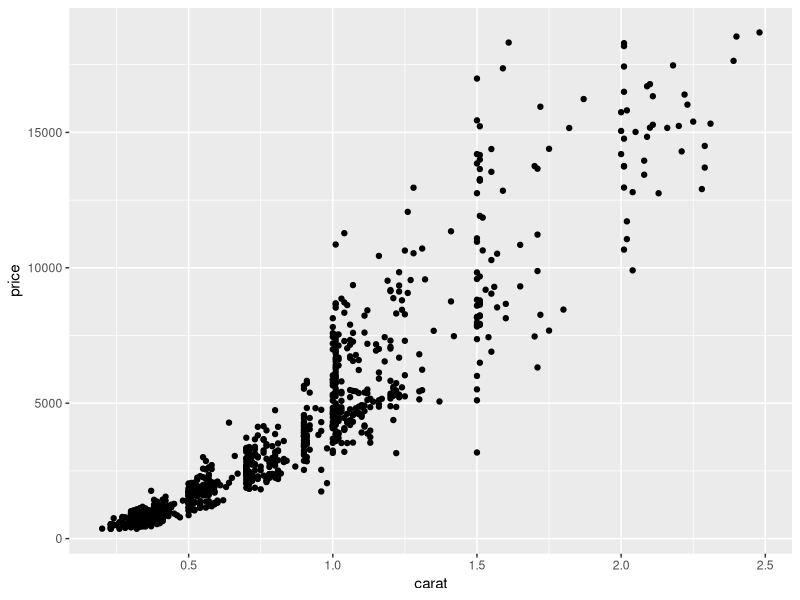
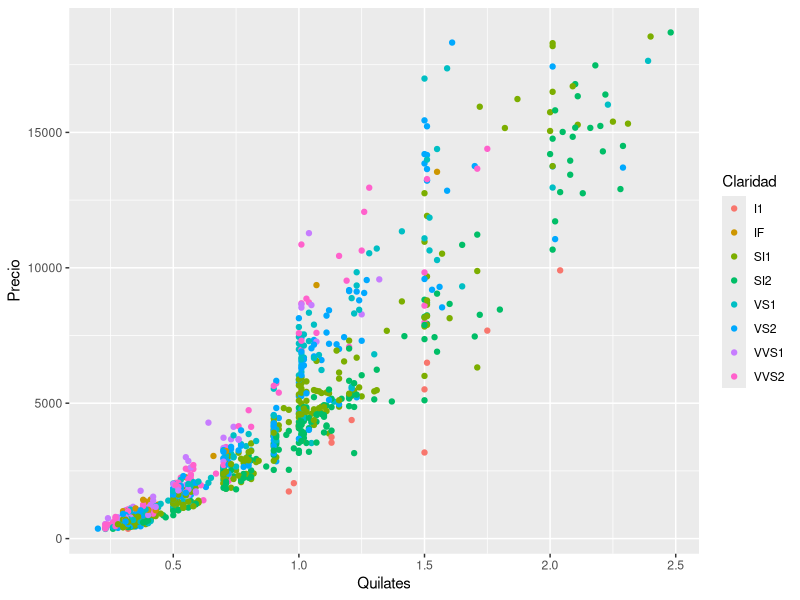
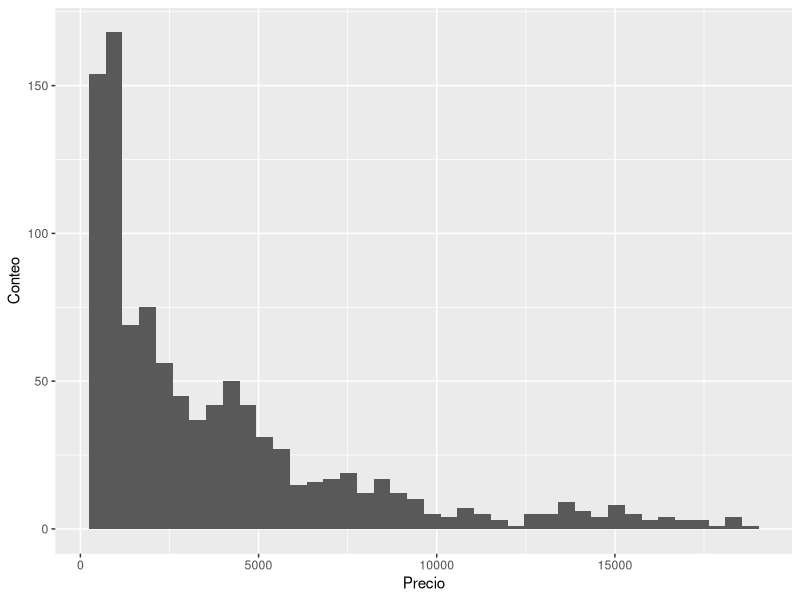
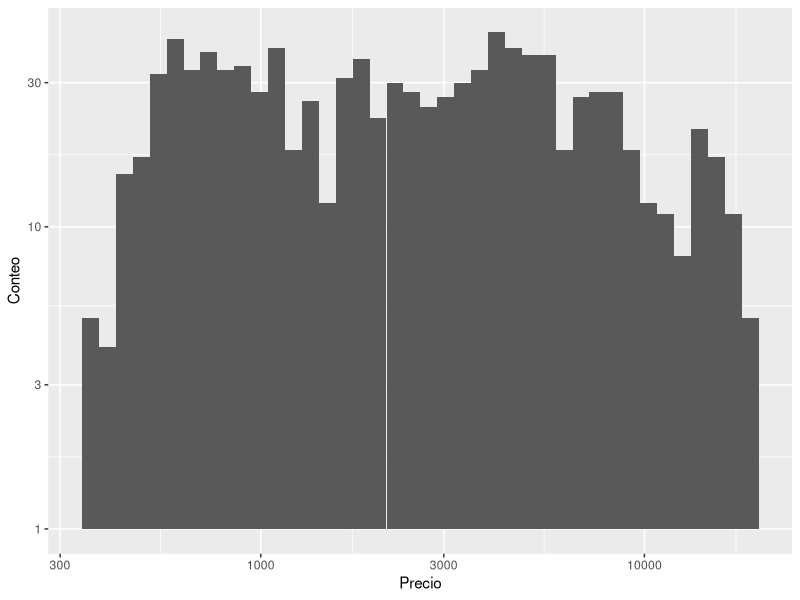
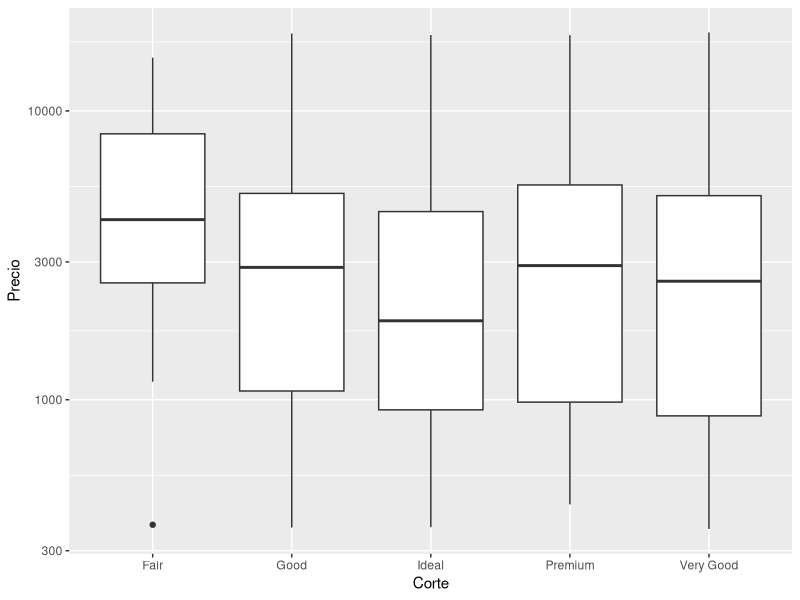
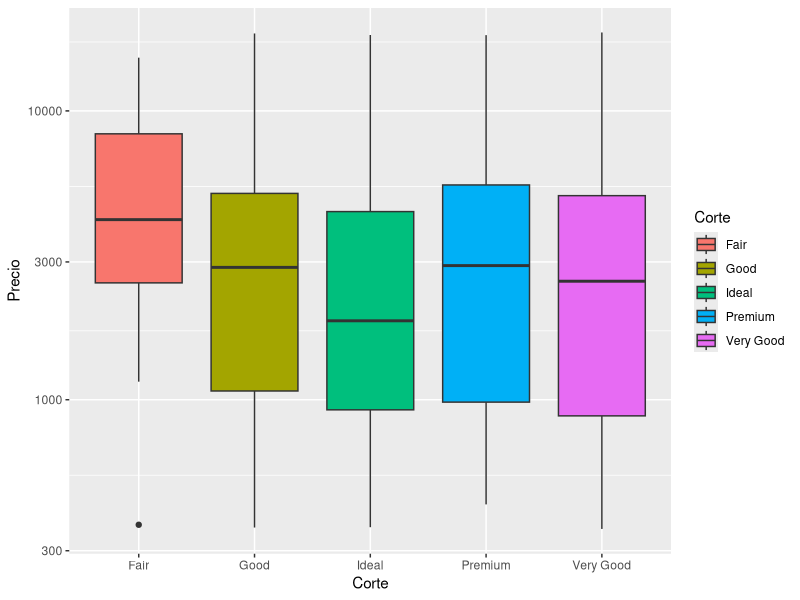
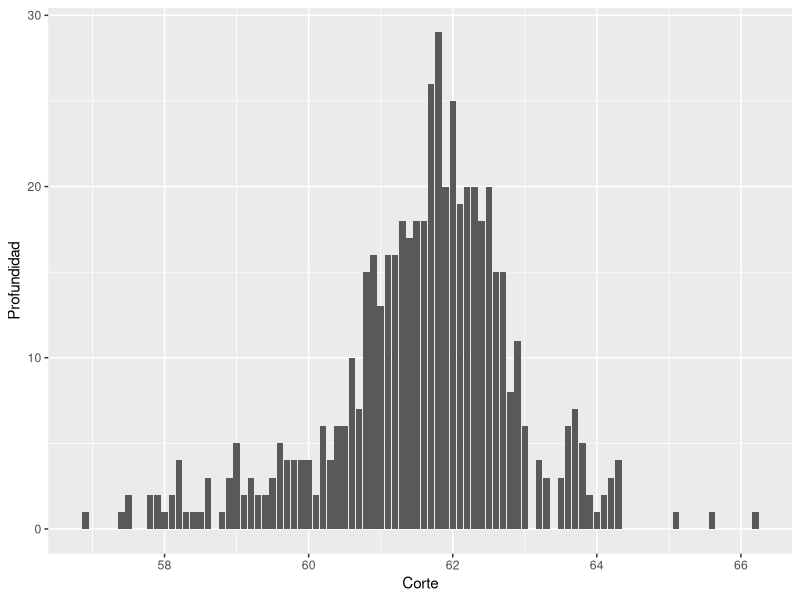
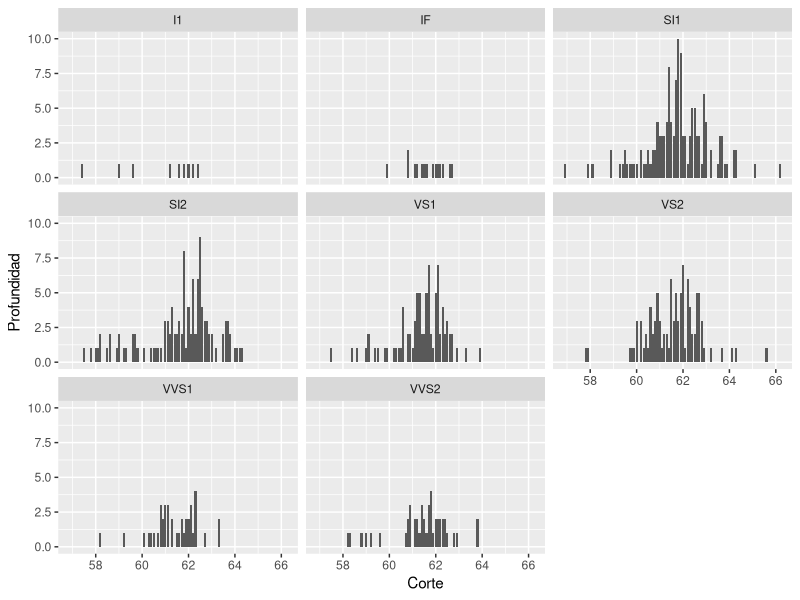

Here is the R script that generated these plots, in order:
## ---- chunk 1
diamonds <- read.csv("diamonds.csv")
diamonds
## ---- chunk 2
library(tidyverse)
library(dplyr)
library(lubridate)
## ---- chunk 3
str(diamonds)
## ---- chunk 4
ggplot(diamonds, aes(x=carat, y=price)) + geom_point()
## ---- chunk 5
ggplot(diamonds, aes(x=carat, y=price, color= clarity)) + geom_point() + labs(x= "Quilates", y= "Precio", color= "Claridad")
## ---- chunk 6
ggplot(diamonds, aes(price)) + geom_histogram(bins=40) + labs(x="Precio", y= "Conteo")
## ---- chunk 7
ggplot(diamonds, aes(price)) + geom_histogram(bins=40) + scale_x_log10()+scale_y_log10() + labs(x="Precio", y= "Conteo")
## ---- chunk 8
ggplot(diamonds, aes(x=cut, y= price)) + scale_y_log10() + geom_boxplot()+ labs(x= "Corte", y ="Precio")
## ---- chunk 9
ggplot(diamonds, aes(x=cut, y= price, fill=cut)) + scale_y_log10() + geom_boxplot()+ labs(x= "Corte", y ="Precio", fill="Corte")
## ---- chunk 10
filtered_price <-filter(diamonds, price > 1000 & cut%in%c("Good", "Ideal", "Premium") )

filtered_price
## ---- chunk 11
ggplot(filtered_price, aes(depth)) + geom_bar() + labs(x="Corte", y="Profundidad")
## ---- chunk 12
ggplot(filtered_price, aes(depth)) + geom_bar() + labs(x="Corte", y="Profundidad")+
  facet_wrap(~clarity)
## ---- chunk 13
ggplot(filtered_price, aes(depth, fill=clarity)) + geom_bar() + labs(x="Corte", y="Profundidad", fill= "Claridad")+
  facet_wrap(~clarity)
## ---- chunk 14
median_dimension_diamond<-diamonds%>%
  group_by(cut)%>%
  summarize(mediaX = median(x),mediaY = median(y), mediaZ = median(z))
  
median_dimension_diamond
## ---- chunk 15
cut_premium <-diamonds%>%
  filter(cut=="Premium")%>%
  group_by(clarity)%>%
  summarize(minPrice = min(price), maxPrice = max(price))

cut_premium

## ---- chunk 16
ggplot(cut_premium, aes(maxPrice, fill=clarity)) + geom_bar() + labs(x="Claridad", y="Precio máximo", fill="Claridad")
